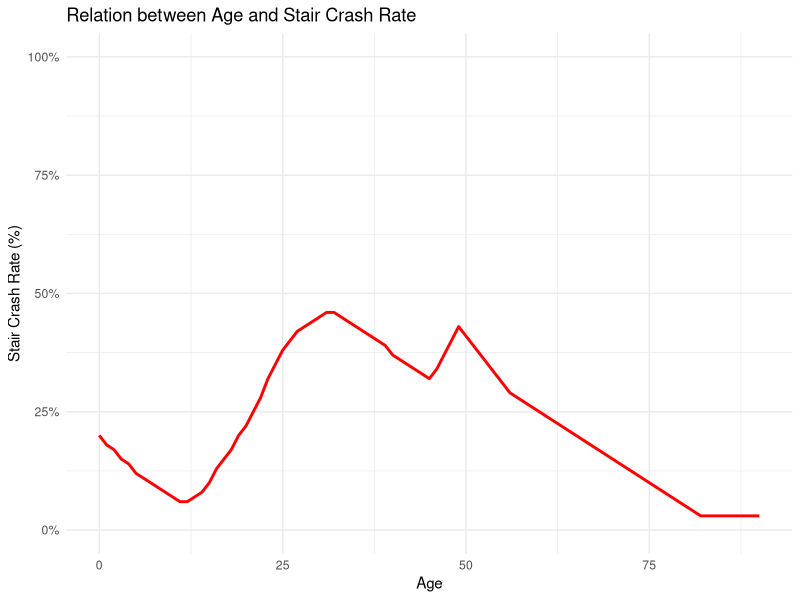

The R source for this figure:
# Load necessary library
library(ggplot2)

# Create a sample dataset
age <- seq(0, 90, by = 1)
crash_rate <- c(20, 18, 17, 15, 14, 12, 11, 10, 9, 8,  # ages 0-9
                7, 6, 6, 7, 8, 10, 13, 15, 17, 20,     # ages 10-19
                22, 25, 28, 32, 35, 38, 40, 42, 43, 44, # ages 20-29
                45, 46, 46, 45, 44, 43, 42, 41, 40, 39, # ages 30-39
                37, 36, 35, 34, 33, 32, 34, 37, 40, 43, # ages 40-49 (increasing near 45)
                41, 39, 37, 35, 33, 31, 29, 28, 27, 26, # ages 50-59
                25, 24, 23, 22, 21, 20, 19, 18, 17, 16, # ages 60-69
                15, 14, 13, 12, 11, 10, 9, 8, 7, 6,     # ages 70-79
                5, 4, 3, 3, 3, 3, 3, 3, 3, 3, 3)        # ages 80-90

# Create a data frame
data <- data.frame(age, crash_rate)

# Plot the data
plot <- ggplot(data, aes(x = age, y = crash_rate)) +
  geom_line(color = "red", size = 1) +
  scale_y_continuous(limits = c(0, 100), labels = scales::percent_format(scale = 1)) +  # Y-axis from 0 to 100%
  labs(title = "Relation between Age and Stair Crash Rate",
       x = "Age",
       y = "Stair Crash Rate (%)") +
  theme_minimal() +
  theme(panel.background = element_rect(fill = "white", color = NA),  # "transparent"
        plot.background = element_rect(fill = "white", color = NA))   # "transparent"

# Save the plot as a PNG with transparent background
# ggsave("stair_crash_rate.png", plot = plot, bg = "transparent", width = 8, height = 5, dpi = 300)
ggsave("stair_crash_rate.png", plot = plot, width = 8, height = 5, dpi = 300)
